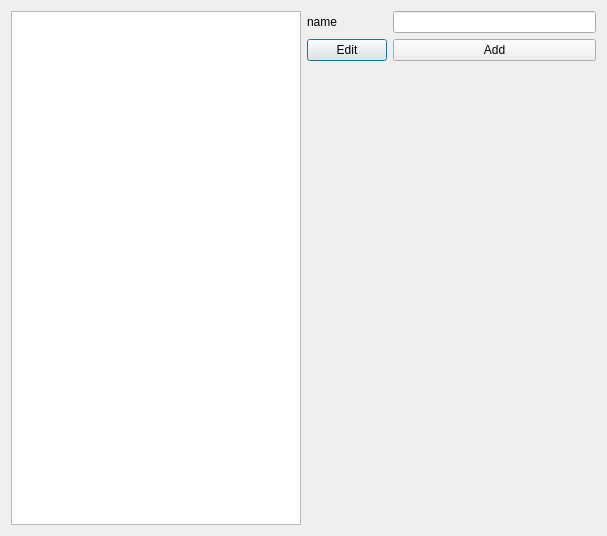
<?xml version="1.0" encoding="UTF-8"?>
<ui version="4.0">
 <class>StudentListForm</class>
 <widget class="QDialog" name="StudentListForm">
  <property name="geometry">
   <rect>
    <x>0</x>
    <y>0</y>
    <width>607</width>
    <height>536</height>
   </rect>
  </property>
  <property name="windowTitle">
   <string>Dialog</string>
  </property>
  <layout class="QGridLayout" name="gridLayout">
   <item row="0" column="0">
    <layout class="QHBoxLayout" name="horizontalLayout">
     <item>
      <widget class="QListWidget" name="listWidget"/>
     </item>
     <item>
      <layout class="QFormLayout" name="formLayout">
       <item row="0" column="0">
        <widget class="QLabel" name="label">
         <property name="text">
          <string>name</string>
         </property>
        </widget>
       </item>
       <item row="0" column="1">
        <widget class="QLineEdit" name="nameLineEdit"/>
       </item>
       <item row="1" column="0">
        <widget class="QPushButton" name="editPushButton">
         <property name="text">
          <string>Edit</string>
         </property>
        </widget>
       </item>
       <item row="1" column="1">
        <widget class="QPushButton" name="addPushButton">
         <property name="text">
          <string>Add</string>
         </property>
        </widget>
       </item>
      </layout>
     </item>
    </layout>
   </item>
  </layout>
 </widget>
 <resources/>
 <connections/>
</ui>
